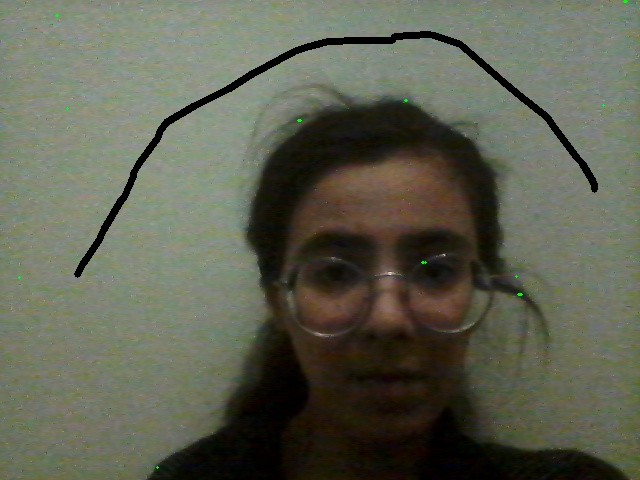
#> input picture circles.jpg, 640 x 480 px, given in place of the camera
$ python umid_detect_color.py
#> lines starting #> are read from the running program, lines starting #| are printed output that depends on the picture; after the words box and inside, x2 and y2 are one past the last pixel; in counts of white or black regions, pixels touching at a corner belong together; long printed decimals are rounded
#> further down, frame is the input picture: shape (480, 640, 3); mean B, G, R 82.1, 97.7, 95
import cv2
import numpy as np


def detect_color_and_get_coordinates(frame, lower_color1, upper_color1, lower_color2, upper_color2):
    hsv_frame = cv2.cvtColor(frame, cv2.COLOR_BGR2HSV)
#> hsv_frame: shape (480, 640, 3); mean H, S, V 38.6, 71.9, 100.5

    # Create masks for both colors
    color_mask1 = cv2.inRange(hsv_frame, lower_color1, upper_color1)
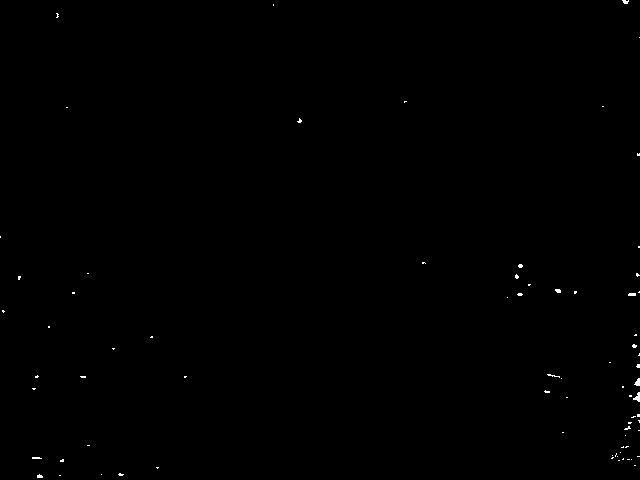
#> color_mask1: shape (480, 640); 0.18% white in thin lines or dots
    color_mask2 = cv2.inRange(hsv_frame, lower_color2, upper_color2)
#> color_mask2: shape (480, 640); every value is 0

    # Combine the masks to get both color regions
    combined_mask = cv2.bitwise_or(color_mask1, color_mask2)

    # Find contours in the combined mask
    contours, _ = cv2.findContours(combined_mask, cv2.RETR_EXTERNAL, cv2.CHAIN_APPROX_SIMPLE)
#> contours = 75 contours, 73 with area under 20; largest, box (x1, y1, x2, y2) and area: (633, 392, 640, 402) 24, (634, 378, 640, 386) 22

    coordinates = []

    for contour in contours:
        # Calculate moments for each contour
        M = cv2.moments(contour)

        if M["m00"] != 0:
            cX = int(M["m10"] / M["m00"])
            cY = int(M["m01"] / M["m00"])
            coordinates.append((cX, cY))
#> this loop made 75 passes
#> (contour, cX, cY) on passes 5, 11, 12, 20, 26, 27, 29, 31, 34, 35, 38: ([[156, 467], [157, 468], [158, 467]], 157, 467), ([[623, 458], [622, 459], [623, 459]], 622, 458), ([[612, 457], [611, 458], [612, 458], [613, 457]], 612, 457), ([[623, 446], [622, 447], [621, 447], [623, 447]], 622, 446), ([[628, 422], [628, 423], [630, 423], [631, 422]], 629, 422), ([[638, 420], [639, 421], [639, 422], [639, 420]], 638, 420), ([[637, 414], [637, 416], [639, 416], [639, 414]], 638, 415), ([[629, 395], [629, 396], [631, 396], [631, 395]], 630, 395), ([[32, 388], [33, 389], [34, 389], [35, 388]], 33, 388), ([[622, 386], [622, 387], [623, 387], [623, 386]], 622, 386), ([[184, 376], [184, 377], [185, 377], [186, 376]], 184, 376)
#> (cX, cY) on passes 3, 4, 10, 13, 19, 25: (39, 475), (120, 474), (61, 460), (35, 457), (626, 446), (627, 427)
#> after the loop, coordinates = 50 pairs, first value 2 to 638, second value 1 to 475

    return combined_mask, coordinates


def calculate_distance_angle_and_midpoint(coord1, coord2):
    x1, y1 = coord1
    x2, y2 = coord2

    # Check if the coordinates are distinct
    if (x1, y1) != (x2, y2):
        # Calculate distance using the Euclidean distance formula
        distance = np.sqrt((x2 - x1) * 2 + (y2 - y1) * 2)

        # Calculate angle using arctangent
        angle_rad = np.arctan2(y2 - y1, x2 - x1)
        angle_deg = np.degrees(angle_rad)

        # Calculate midpoint
        midpoint = ((x1 + x2) // 2, (y1 + y2) // 2)

        return distance, angle_deg, midpoint
    else:
        # Coordinates are the same, return placeholder values
        return float('nan'), float('nan'), (0, 0)


lower_color1 = np.array([30, 100, 100])
upper_color1 = np.array([60, 255, 255])

lower_color2 = np.array([90, 100, 100])
upper_color2 = np.array([120, 255, 255])

cap = cv2.VideoCapture(0)

while True:
    ret, frame = cap.read()

    detected_frame, coordinates = detect_color_and_get_coordinates(frame, lower_color1, upper_color1, lower_color2,
                                                                   upper_color2)

    if len(coordinates) >= 2:
        # Calculate the distance, angle, and midpoint between the two detected points
        distance, angle, mid_point = calculate_distance_angle_and_midpoint(coordinates[0], coordinates[1])
#> distance = 12.65; angle = -0.707; mid_point = (79, 474)

        # Draw a line between the two detected points
        cv2.line(frame, coordinates[0], coordinates[1], (0, 255, 0), 2)
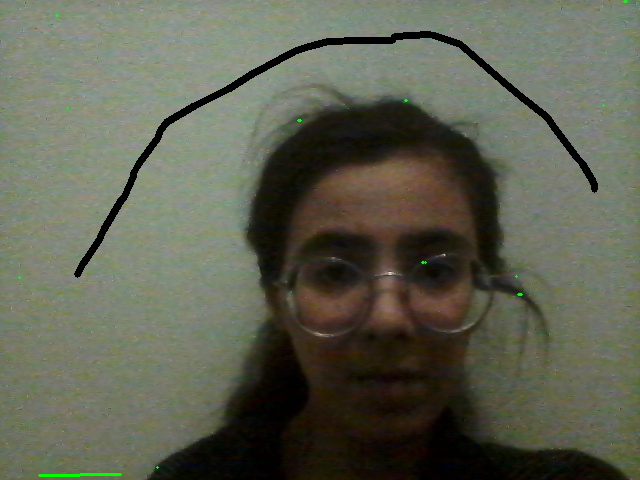
#> frame: shape (480, 640, 3); 0.08% of pixels changed, all inside (x1, y1, x2, y2) = (38, 473, 122, 477)

        # Draw a circle at the midpoint
        cv2.circle(frame, mid_point, 5, (0, 255, 0), -1)
#> frame: shape (480, 640, 3); 0.02% of pixels changed, all inside (x1, y1, x2, y2) = (75, 469, 84, 480)

        print("Distance:", distance)
#| Distance: 12.649
        print("Angle:", angle)
#| Angle: -0.7073
        print("Midpoint Coordinates:", mid_point)
#| Midpoint Coordinates: (79, 474)

    cv2.imshow("Original Frame", frame)
    cv2.imshow("Detected Color", detected_frame)

    cv2.waitKey(200)

    if cv2.waitKey(1) & 0xFF == ord('q'):
#> (key q is pressed here)
        break

cap.release()
cv2.destroyAllWindows()
